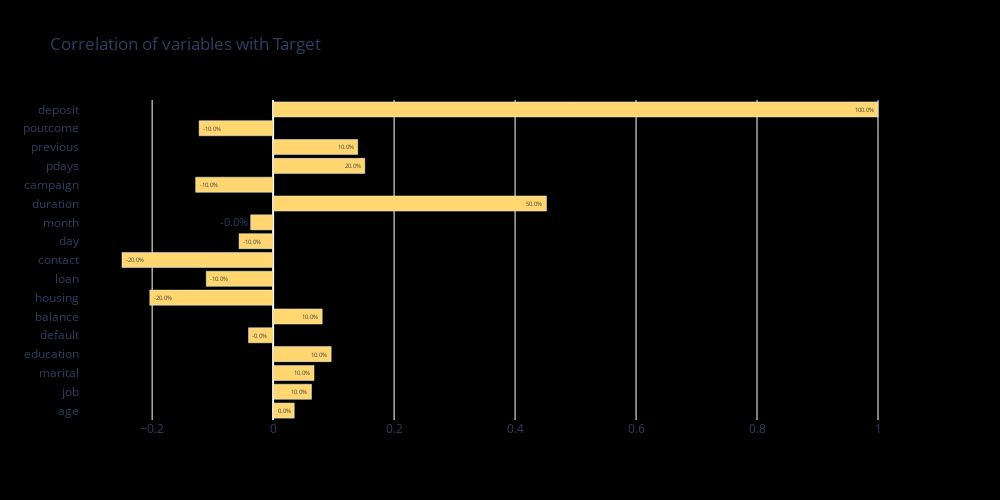

This figure's notebook cell:
### Code cell
from itertools import cycle
import plotly.graph_objects as go

palette = cycle(["#ffd670", "#70d6ff", "#ff4d6d", "#8338ec", "#90cf8e"])
targ = df.corrwith(df['deposit'], axis=0)
val = [str(round(v, 1) * 100) + '%' for v in targ.values]
fig = go.Figure()
fig.add_trace(
    go.Bar(y=targ.index,
           x=targ.values,
           orientation='h',
           text=val,
           marker_color=next(palette)))
fig.update_layout(title="Correlation of variables with Target",
                  width=1000,
                  height=500,
                  paper_bgcolor='rgb(0,0,0,0)',
                  plot_bgcolor='rgb(0,0,0,0)')

### Figure 1 — Plotly figure (JSON) as saved in the notebook; plotly's stock layout.template omitted (floating-point values rounded to 4 significant figures)
{"data": [{"marker": {"color": "#ffd670"}, "orientation": "h", "text": ["0.0%", "10.0%", "10.0%", "10.0%", "-0.0%", "10.0%", "-20.0%", "-10.0%", "-20.0%", "-10.0%", "-0.0%", "50.0%", "-10.0%", "20.0%", "10.0%", "-10.0%", "100.0%"], "type": "bar", "x": [0.0349, 0.0634, 0.06761, 0.09595, -0.04068, 0.08113, -0.2039, -0.1106, -0.2498, -0.05633, -0.03712, 0.4519, -0.1281, 0.1516, 0.1399, -0.1224, 1.0], "y": ["age", "job", "marital", "education", "default", "balance", "housing", "loan", "contact", "day", "month", "duration", "campaign", "pdays", "previous", "poutcome", "deposit"]}], "layout": {"height": 500, "paper_bgcolor": "rgb(0,0,0,0)", "plot_bgcolor": "rgb(0,0,0,0)", "title": {"text": "Correlation of variables with Target"}, "width": 1000}}
